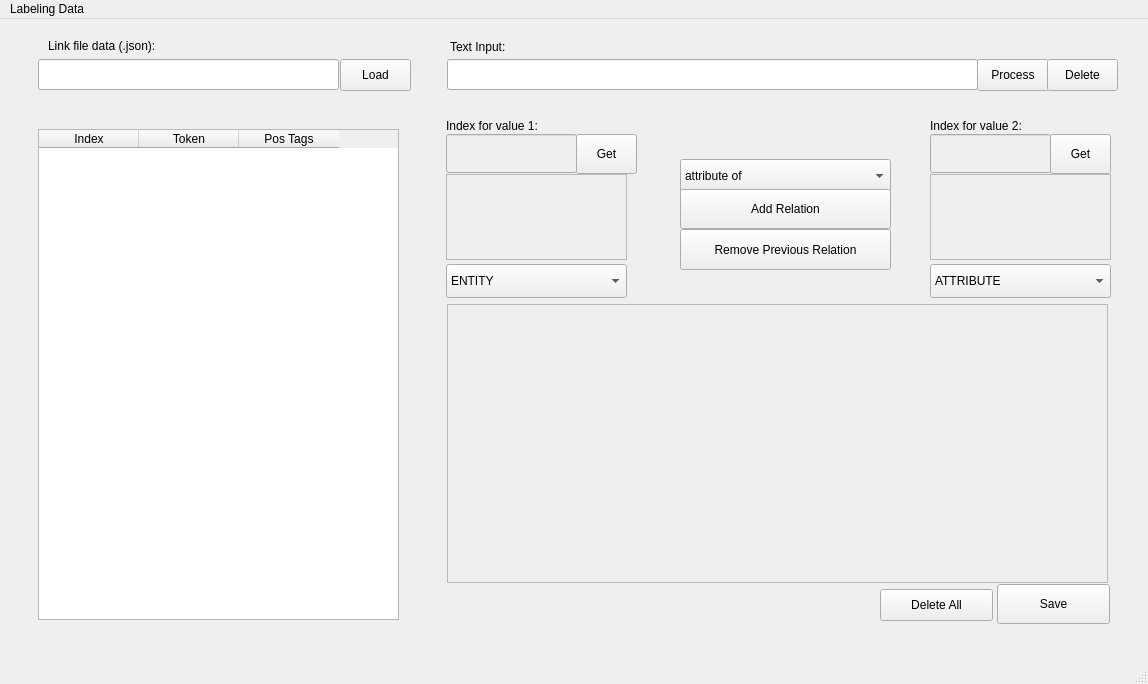
<?xml version="1.0" encoding="UTF-8"?>
<ui version="4.0">
 <class>MainWindow</class>
 <widget class="QMainWindow" name="MainWindow">
  <property name="geometry">
   <rect>
    <x>0</x>
    <y>0</y>
    <width>1148</width>
    <height>684</height>
   </rect>
  </property>
  <property name="windowTitle">
   <string>MainWindow</string>
  </property>
  <widget class="QWidget" name="centralwidget">
   <widget class="QPushButton" name="pushButton">
    <property name="geometry">
     <rect>
      <x>977</x>
      <y>40</y>
      <width>72</width>
      <height>32</height>
     </rect>
    </property>
    <property name="text">
     <string>Process</string>
    </property>
   </widget>
   <widget class="QLineEdit" name="text_input">
    <property name="geometry">
     <rect>
      <x>447</x>
      <y>40</y>
      <width>531</width>
      <height>31</height>
     </rect>
    </property>
   </widget>
   <widget class="QTableWidget" name="table">
    <property name="enabled">
     <bool>true</bool>
    </property>
    <property name="geometry">
     <rect>
      <x>38</x>
      <y>110</y>
      <width>361</width>
      <height>491</height>
     </rect>
    </property>
    <column>
     <property name="text">
      <string>Index</string>
     </property>
    </column>
    <column>
     <property name="text">
      <string>Token</string>
     </property>
    </column>
    <column>
     <property name="text">
      <string>Pos Tags</string>
     </property>
    </column>
   </widget>
   <widget class="QLabel" name="label">
    <property name="geometry">
     <rect>
      <x>450</x>
      <y>20</y>
      <width>131</width>
      <height>16</height>
     </rect>
    </property>
    <property name="text">
     <string>Text Input:</string>
    </property>
   </widget>
   <widget class="QLineEdit" name="index1_input">
    <property name="enabled">
     <bool>false</bool>
    </property>
    <property name="geometry">
     <rect>
      <x>446</x>
      <y>115</y>
      <width>131</width>
      <height>39</height>
     </rect>
    </property>
   </widget>
   <widget class="QLabel" name="label_2">
    <property name="geometry">
     <rect>
      <x>446</x>
      <y>95</y>
      <width>191</width>
      <height>24</height>
     </rect>
    </property>
    <property name="text">
     <string>Index for value 1:</string>
    </property>
   </widget>
   <widget class="QLabel" name="label_3">
    <property name="geometry">
     <rect>
      <x>930</x>
      <y>95</y>
      <width>191</width>
      <height>24</height>
     </rect>
    </property>
    <property name="text">
     <string>Index for value 2:</string>
    </property>
   </widget>
   <widget class="QLineEdit" name="index2_input">
    <property name="enabled">
     <bool>false</bool>
    </property>
    <property name="geometry">
     <rect>
      <x>930</x>
      <y>115</y>
      <width>121</width>
      <height>39</height>
     </rect>
    </property>
   </widget>
   <widget class="QTextEdit" name="token1">
    <property name="enabled">
     <bool>false</bool>
    </property>
    <property name="geometry">
     <rect>
      <x>446</x>
      <y>155</y>
      <width>181</width>
      <height>86</height>
     </rect>
    </property>
   </widget>
   <widget class="QTextEdit" name="token2">
    <property name="enabled">
     <bool>false</bool>
    </property>
    <property name="geometry">
     <rect>
      <x>930</x>
      <y>155</y>
      <width>181</width>
      <height>86</height>
     </rect>
    </property>
   </widget>
   <widget class="QComboBox" name="type1">
    <property name="geometry">
     <rect>
      <x>446</x>
      <y>245</y>
      <width>181</width>
      <height>34</height>
     </rect>
    </property>
    <item>
     <property name="text">
      <string>ENTITY</string>
     </property>
    </item>
   </widget>
   <widget class="QComboBox" name="type2">
    <property name="geometry">
     <rect>
      <x>930</x>
      <y>245</y>
      <width>181</width>
      <height>34</height>
     </rect>
    </property>
    <item>
     <property name="text">
      <string>ATTRIBUTE</string>
     </property>
    </item>
    <item>
     <property name="text">
      <string>ENTITY</string>
     </property>
    </item>
   </widget>
   <widget class="QComboBox" name="type_relation">
    <property name="geometry">
     <rect>
      <x>680</x>
      <y>140</y>
      <width>211</width>
      <height>34</height>
     </rect>
    </property>
    <item>
     <property name="text">
      <string>attribute of</string>
     </property>
    </item>
    <item>
     <property name="text">
      <string>relation with</string>
     </property>
    </item>
   </widget>
   <widget class="QTextEdit" name="output">
    <property name="enabled">
     <bool>false</bool>
    </property>
    <property name="geometry">
     <rect>
      <x>447</x>
      <y>285</y>
      <width>661</width>
      <height>279</height>
     </rect>
    </property>
   </widget>
   <widget class="QPushButton" name="finish_button">
    <property name="geometry">
     <rect>
      <x>680</x>
      <y>170</y>
      <width>211</width>
      <height>40</height>
     </rect>
    </property>
    <property name="text">
     <string>Add Relation</string>
    </property>
   </widget>
   <widget class="QPushButton" name="get_index1">
    <property name="geometry">
     <rect>
      <x>576</x>
      <y>115</y>
      <width>61</width>
      <height>40</height>
     </rect>
    </property>
    <property name="text">
     <string>Get</string>
    </property>
   </widget>
   <widget class="QPushButton" name="get_index2">
    <property name="geometry">
     <rect>
      <x>1050</x>
      <y>115</y>
      <width>61</width>
      <height>40</height>
     </rect>
    </property>
    <property name="text">
     <string>Get</string>
    </property>
   </widget>
   <widget class="QLineEdit" name="link_data">
    <property name="geometry">
     <rect>
      <x>38</x>
      <y>40</y>
      <width>301</width>
      <height>31</height>
     </rect>
    </property>
   </widget>
   <widget class="QLabel" name="label_4">
    <property name="geometry">
     <rect>
      <x>48</x>
      <y>19</y>
      <width>141</width>
      <height>16</height>
     </rect>
    </property>
    <property name="text">
     <string>Link file data (.json):</string>
    </property>
   </widget>
   <widget class="QPushButton" name="save_button">
    <property name="geometry">
     <rect>
      <x>997</x>
      <y>565</y>
      <width>113</width>
      <height>40</height>
     </rect>
    </property>
    <property name="text">
     <string>Save</string>
    </property>
   </widget>
   <widget class="QPushButton" name="del_button">
    <property name="geometry">
     <rect>
      <x>1047</x>
      <y>40</y>
      <width>71</width>
      <height>32</height>
     </rect>
    </property>
    <property name="text">
     <string>Delete</string>
    </property>
   </widget>
   <widget class="QPushButton" name="load_data_file">
    <property name="geometry">
     <rect>
      <x>340</x>
      <y>40</y>
      <width>71</width>
      <height>32</height>
     </rect>
    </property>
    <property name="text">
     <string>Load</string>
    </property>
   </widget>
   <widget class="QPushButton" name="delete_all_button">
    <property name="geometry">
     <rect>
      <x>880</x>
      <y>570</y>
      <width>113</width>
      <height>32</height>
     </rect>
    </property>
    <property name="text">
     <string>Delete All</string>
    </property>
   </widget>
   <widget class="QPushButton" name="remove_previous_relation">
    <property name="geometry">
     <rect>
      <x>680</x>
      <y>210</y>
      <width>211</width>
      <height>41</height>
     </rect>
    </property>
    <property name="text">
     <string>Remove Previous Relation</string>
    </property>
   </widget>
  </widget>
  <widget class="QMenuBar" name="menubar">
   <property name="geometry">
    <rect>
     <x>0</x>
     <y>0</y>
     <width>1148</width>
     <height>24</height>
    </rect>
   </property>
   <widget class="QMenu" name="menuLabeling_Data">
    <property name="title">
     <string>Labeling Data</string>
    </property>
    <addaction name="separator"/>
   </widget>
   <addaction name="menuLabeling_Data"/>
  </widget>
  <widget class="QStatusBar" name="statusbar"/>
 </widget>
 <resources/>
 <connections/>
</ui>
